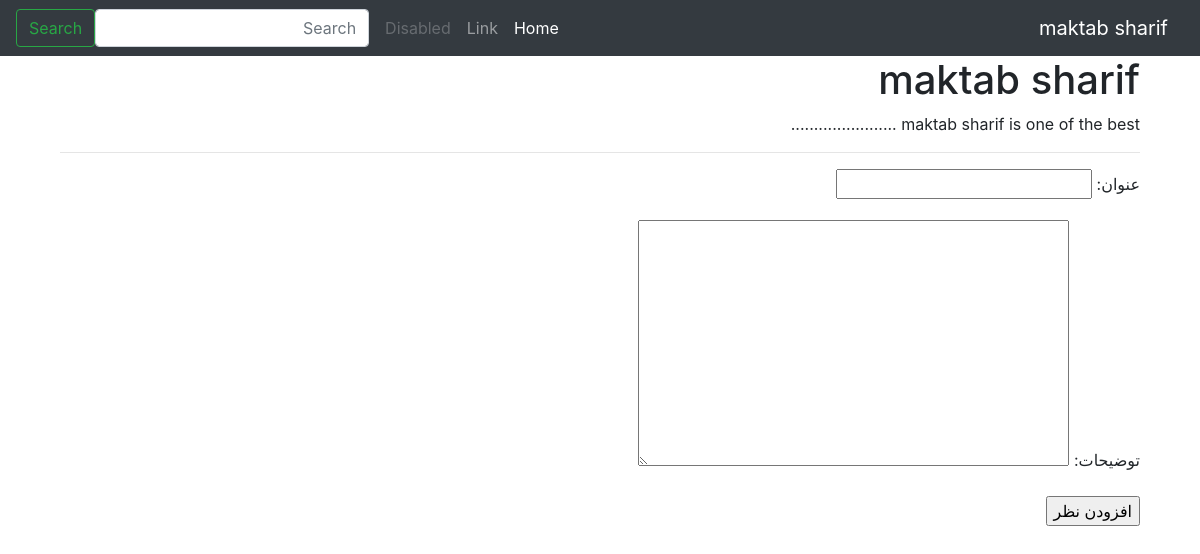
Page /maktab60/detail/2/ on the committed database.
### post/models.py (models this page shows, shortened)
class Post(models.Model):
    PUB = 'pub'
    DRF = 'drf'
    DEL = 'del'
    NOT = 'not'
    STATUS_CHOICES = [
        (PUB,'publish'),
        (DRF,'draft'),
        (DEL,'delete'),
        (NOT,'notset'),
    ]
    title = models.CharField('title post' ,max_length=255)
    shortdesc = models.CharField( 'short description',max_length=255,null=True,blank=True)
    desc = models.TextField()
    location_lat = models.DecimalField(max_digits=5, decimal_places=2,null=True,blank=True)
    location_lng =  models.DecimalField(max_digits=5, decimal_places=2,null=True,blank=True)
    image = models.ImageField(upload_to='uploads',null=True,blank=True)
    like = models.IntegerField(default=0)
    created_on = models.DateTimeField(auto_now_add=True)
    updated_on = models.DateTimeField(auto_now=True)
    status = models.CharField(
        max_length=3,
        choices=STATUS_CHOICES,
        default=PUB,
    )
    tag = models.ManyToManyField('Tag')
    category = models.ManyToManyField('Category')
    owner = models.ForeignKey(User,on_delete=models.CASCADE,verbose_name='post owner')

### maktab60/views.py (the view)
# urls.py: path('detail/<int:id>/',postDetail , name='post-detail'),
def postDetail(request,id):
    post = Post.objects.get(id=id) #try except OR get_object_or 404
    form = CommentModelForm()
    if request.method == "POST":
        form = CommentModelForm(request.POST)
        if form.is_valid():
            comment = form.save(commit=False)
            comment.post = post
            comment.save()
    return render(request,'maktab60/detail.html',{'post':post,'form':form})

### maktab60/forms.py
class CommentModelForm(forms.ModelForm):
    class Meta :
        model = Comment
        fields = ['title','desc']
        labels ={
            'title': 'عنوان',
            'desc' : 'توضیحات'
        }
        error_messages = {
            'title': {
                'max_length': "This writer's name is too long.",
                'required': "حتما وارد کنید",
            },
        }

### maktab60/templates/maktab60/detail.html (shortened to what this page needs)
{%extends  "theme.html"%}
{% block content %}
    <div class="container">
        <div class="col-md-12">
            <h1> {{post.title}}</h1>
            <p>{{post.desc}}</p>
            <hr>
        </div>
        <div class="col-12">
            <form action="{% url 'post-detail' id=post.id %}" method="post">
                {{form.as_p}}
                <input type="submit" value="افزودن نظر">
            </form>
        </div>
    </div>
    <br>
{% endblock content %}

### static/theme/style-theme.css (style rules this page uses)
* { direction : rtl; text-align:right; }

### rows in the picture
Post: title "maktab sharif", desc "maktab sharif is one of the best ......................."
